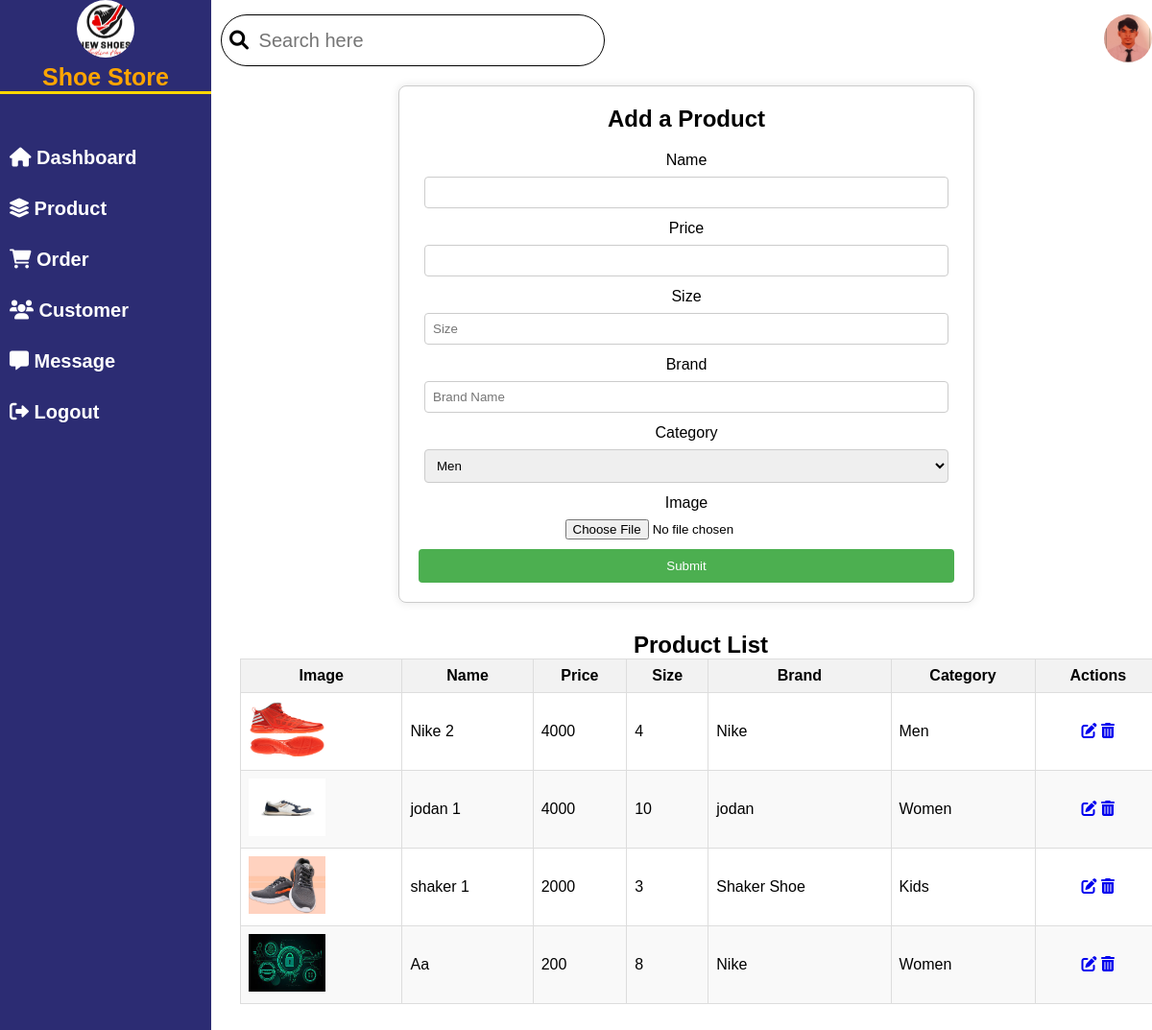
Screenshot of /Admin/product.php with the database file from the repository.
### tables this page shows
CREATE TABLE `product` (
  `id` int(11) NOT NULL,
  `name` varchar(255) DEFAULT NULL,
  `price` varchar(255) DEFAULT NULL,
  `image` varchar(2000) DEFAULT NULL,
  `size` varchar(10) NOT NULL,
  `brand` varchar(20) NOT NULL,
  `category` varchar(20) NOT NULL
);

### Admin/product.php (the view, shortened to what this page needs)
<?php
require('header.php');
include '../config.php';
?>
<!DOCTYPE html>
<html>
<head>
    <link rel="stylesheet" type="text/css" href="css/product.css">
    <link rel="stylesheet" href="https://cdnjs.cloudflare.com/ajax/libs/font-awesome/6.0.0/css/all.min.css">
</head>
<body>
    <center>
        <div class="form-container">
            <h2>Add a Product</h2>
            <form action="" method="post" enctype="multipart/form-data">
                <label for="name">Name</label>
                <input type="text" id="name" name="name"
                    value="<?php echo isset($product_Name) ? $product_Name : ''; ?>">
                <label for="price">Price</label>
                <input type="number" id="price" name="price" min="0"
                    value="<?php echo isset($product_Price) ? $product_Price : ''; ?>">
                <label for="size">Size</label>
                <input type="text" id="size" name="size" placeholder="Size" required>
                <label for="brand">Brand</label>
                <input type="text" id="brand" name="brand" placeholder="Brand Name" required>
                <label for="category">Category</label>
                <select name="category">
                    <option value='Men'>Men</option>
                </select>
                <br>
                <label for="file">Image</label>
                <input type="file" id="file" name="file">
                <button type="submit" id="submit" name="submit" class="button">Submit</button>
            </form>
        </div>
        <div class="product-list">
            <h2>Product List</h2>
            <table>
                <thead>
                    <tr>
                        <th>Image</th>
                        <th>Name</th>
                        <th>Price</th>
                        <th>Size</th>
                        <th>Brand</th>
                        <th>Category</th>
                        <th>Actions</th>
                    </tr>
                </thead>
                <tbody>
                <?php
$result = mysqli_query($conn, "SELECT * FROM product");
while ($row = mysqli_fetch_assoc($result)) {
    echo "<tr>";
    echo "<td><img src='uploaded_img/{$row['image']}' alt='{$row['name']}'></td>";
    echo "<td>{$row['name']}</td>";
    echo "<td>{$row['price']}</td>";
    echo "<td>{$row['size']}</td>";
    echo "<td>{$row['brand']}</td>";
    echo "<td>{$row['category']}</td>";
    echo "<td>
            <a href='edit_product.php?id={$row['id']}'><i class='fas fa-edit'></i></a>
            <a href='delete_product.php?id={$row['id']}'><i class='fas fa-trash-alt'></i></a>
          </td>";
    echo "</tr>";
}
?>
                </tbody>
            </table>
        </div>
    </center>
</body>
</html>

### Admin/css/admin.css (style rules this page uses)
* { margin: 0; padding: 0; font-family: "Ubuntu", sans-serif; box-sizing: border-box; }

### Admin/css/product.css (style rules this page uses)
.form-container { width: 50%; margin: 20px; padding: 20px; border: 1px solid #ccc; border-radius: 8px; background-color: #fff; box-shadow: 0 0 10px rgba(0, 0, 0, 0.1); margin-left: 250px; }
.form-container h2 { margin-bottom: 20px; text-align: center; }
.form-container label { display: block; margin-bottom: 8px; }
.form-container input[type="text"], .form-container input[type="number"], .form-container select { width: calc(100% - 12px); padding: 8px; margin-bottom: 12px; border: 1px solid #ccc; border-radius: 4px; }
.form-container button { width: 100%; padding: 10px; margin-top: 10px; border: none; border-radius: 4px; background-color: #4caf50; color: white; cursor: pointer; }
.product-list { width: 80%; margin: 30px auto; margin-left: 250px; }
.product-list h2 { text-align: center; }
.product-list table { width: 100%; border-collapse: collapse; }
.product-list th, .product-list td { padding: 8px; border: 1px solid #ddd; }
.product-list th { background-color: #f2f2f2; }
.product-list tr:nth-child(even) { background-color: #f9f9f9; }
.product-list td:last-child { text-align: center; }
.product-list td img { width: 80px; height: 60px; }

### rows the page displays
product: image (picture), name "Nike 2", price "4000", size "4", brand "Nike", category "Men"
product: image (picture), name "jodan 1", price "4000", size "10", brand "jodan", category "Women"
product: image (picture), name "shaker 1", price "2000", size "3", brand "Shaker Shoe", category "Kids"
product: image (picture), name "Aa", price "200", size "8", brand "Nike", category "Women"
